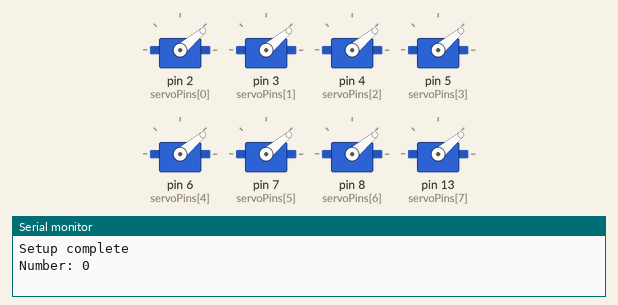
The sketch below on a simulated Arduino Uno, built with avr-gcc and run on an emulated ATmega328P. Shown: 8 × servo, the last lines printed to the serial monitor.

Above: at 0.1 s.
At 5.1 s:
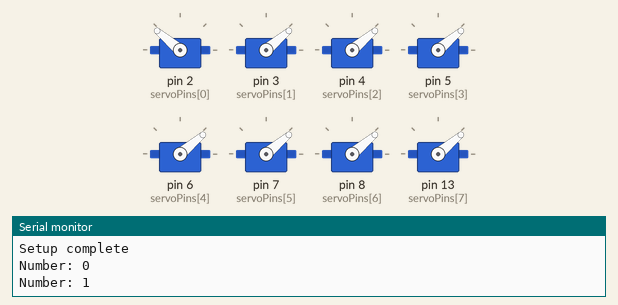
At 10.1 s:
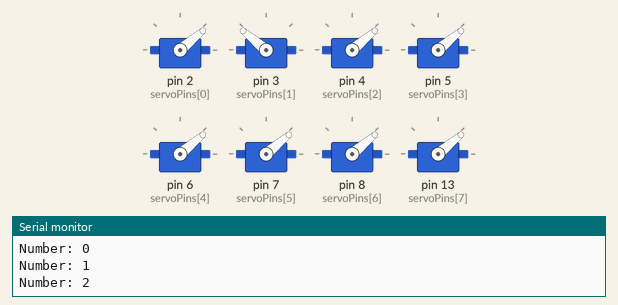
At 15.1 s:
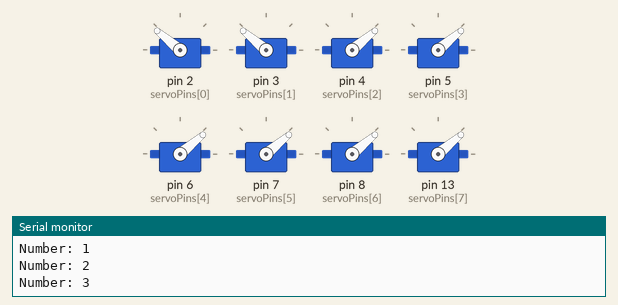
At 25.1 s:
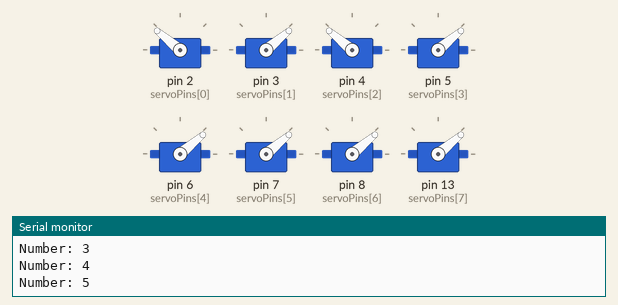
At 35.1 s:
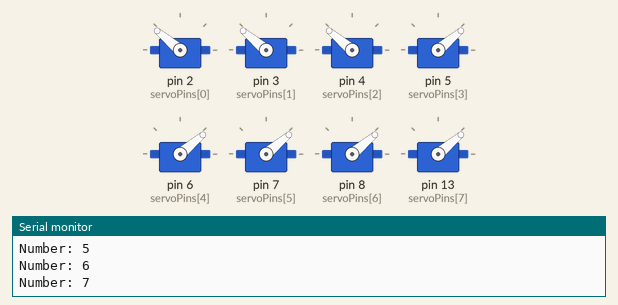
Timing chart, 0 to 36.6 s (numbered marks = the images above):
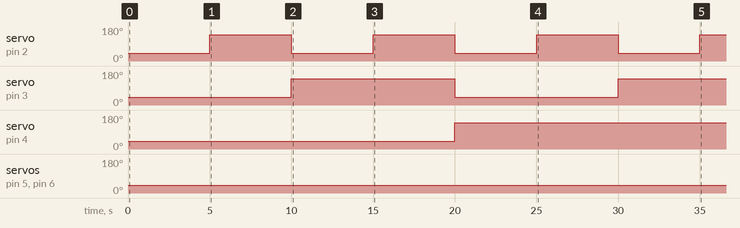

The sketch:

Arduino_sketch_with_only_servo_s.ino
```cpp
#include <Servo.h>

// Servo setup
Servo servos[8];
int servoPins[] = {2, 3, 4, 5, 6, 7, 8, 13}; // Update with actual pins connected to servos

void setup() {
  // Initialize serial
  Serial.begin(9600);

  // Initialize servos
  for (int i = 0; i < 8; i++) {
    servos[i].attach(servoPins[i]);
  }

  Serial.println("Setup complete");
}

void loop() {
  for (int number = 0; number <= 255; number++) {
    updateDisplayAndServos(number);
    delay(5000); // 1 second delay
  }
}

void updateDisplayAndServos(int number) {
  // Update servos based on binary representation
  for (int i = 0; i < 8; i++) {
    int position = (number & (1 << i)) ? 140 : 40;
    servos[i].write(position);
  }
  Serial.print("Number: ");
  Serial.println(number);
}
```

Measured:
- by itself, servo on pin 2 (servoPins[0]): alternates 140° for 5.0 s and 40° for 5.0 s
- by itself, servo on pin 3 (servoPins[1]): 40° → 140° at 10.0 s, → 40° 10.0 s later, → 140° 10.0 s later
- by itself, servo on pin 4 (servoPins[2]): 40° → 140° at 20.0 s
